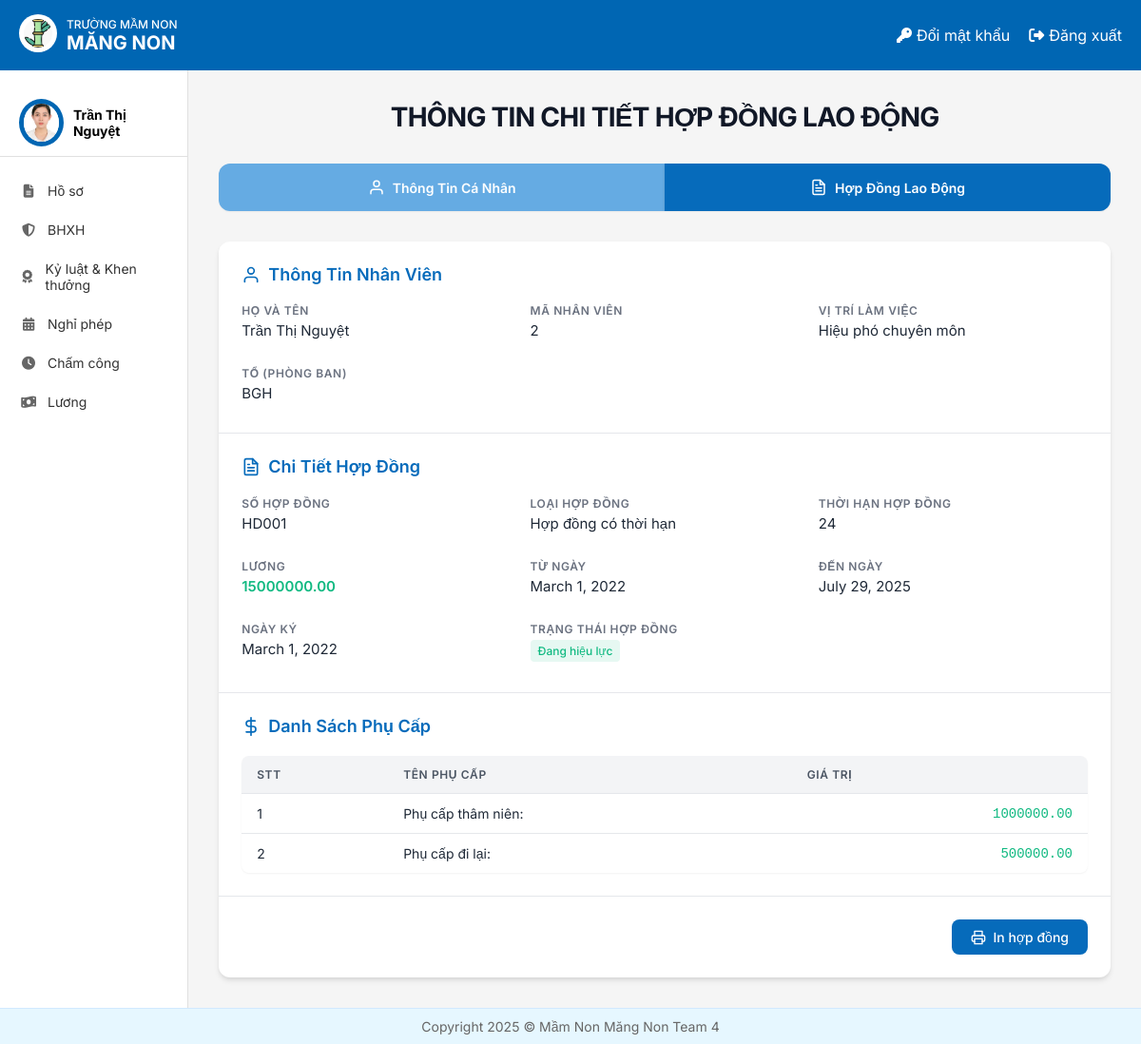
The page /nvhosochitietHDLD/ (signed in) on the database its author committed.
### HOME/models.py (models this page shows, shortened)
class NhanVien(models.Model):
 user = models.OneToOneField(User, on_delete=models.CASCADE, unique=True, null=False, related_name='nhanvien_home')
 ten_nv = models.CharField(max_length=100)
 anh_ca_nhan = models.ImageField(upload_to='nhanvien/', null=True, blank=True)
 gioi_tinh = models.CharField(max_length=10, choices=[('2', 'Nam'), ('1', 'Nữ')],default='1')
 ngay_sinh = models.DateField(null=True)
 vi_tri_cong_viec = models.CharField(max_length=100, blank=True, null=True)
 to_phong_ban = models.CharField(max_length=50, choices=TO_PHONG_BAN_CHOICES)
 trinh_do_hoc_van = models.CharField(max_length=50, choices=TRINH_DO_HOC_VAN_CHOICES)
 chuyen_nganh = models.CharField(max_length=100, null=True)
 noi_dao_tao = models.CharField(max_length=100)
 nam_tn = models.IntegerField(null=True)
 ngay_cap = models.DateField(null=True)
 noi_cap = models.CharField(max_length=100)
 dia_chi_tam_tru = models.TextField(null=True)
 chuc_vu = models.CharField(max_length=150, null=True)
 so_dien_thoai = models.CharField(
     max_length=10,
     unique=True)
 email = models.EmailField(unique=True, max_length=50, null=True)
 so_cccd = models.CharField(
     max_length=12,
     unique=True
 )
 phu_caps = models.ManyToManyField(PhuCap, through='PhuCapNhanVien',blank=True)
 class Meta:
     db_table = 'HOME_nhanvien'

class HopDongLaoDong(models.Model):
   nhan_vien = models.ForeignKey(NhanVien, on_delete=models.CASCADE)
   so_hop_dong = models.CharField(max_length=50)
   vi_tri_lam_viec = models.CharField(max_length=50, blank=False)
   to_phong_ban = models.CharField(max_length=50, blank=False)
   thoi_han_hop_dong = models.IntegerField(verbose_name='Thời hạn hợp đồng')
   loai_hop_dong = models.CharField(max_length=100, choices=[
       ('Hợp đồng thử việc', 'Hợp đồng thử việc'),
       ('Hợp đồng có thời hạn', 'Hợp đồng có thời hạn')], default='Hợp đồng thử việc')
   luong = models.DecimalField(max_digits=15, decimal_places=2, validators=[MinValueValidator(0)])
   ngay_ky = models.DateField()
   tu_ngay = models.DateField()
   den_ngay = models.DateField()
   TRANG_THAI_HOP_DONG_CHOICES = [
       ('Đang hiệu lực', 'Đang hiệu lực'),
       ('Sắp hết hạn', 'Sắp hết hạn'),
       ('Hết hiệu lực', 'Hết hiệu lực')
   ]
   trang_thai_hop_dong = models.CharField(max_length=50,
                                          choices=TRANG_THAI_HOP_DONG_CHOICES)

class PhuCapNhanVien(models.Model):
   nhan_vien = models.ForeignKey(NhanVien, on_delete=models.CASCADE)
   phu_cap = models.ForeignKey(PhuCap, on_delete=models.CASCADE)

class PhuCap(models.Model):
   ten_phu_cap = models.CharField(max_length=100)
   gia_tri = models.DecimalField(max_digits=10, decimal_places=2)

### HoSo/views.py (the view)
# urls.py: path('nvhosochitietHDLD/', nv_hosochitietHDLD, name="NVXemHoSoHDLD"),
@login_required
def nv_hosochitietHDLD(request):
    nhan_vien = get_object_or_404(NhanVien, user=request.user)
    hop_dong = HopDongLaoDong.objects.filter(nhan_vien=nhan_vien).first()
    phu_cap_nhan_vien_list = PhuCapNhanVien.objects.filter(nhan_vien=nhan_vien)
    context = {
        'nhan_vien': nhan_vien,
        'hop_dong': hop_dong,
        'phu_cap_nhan_vien_list': phu_cap_nhan_vien_list,
    }
    return render(request, 'HoSo/nv_hosochitietHDLD.html', context)

### templates/HoSo/nv_hosochitietHDLD.html (shortened to what this page needs)
{% extends "home.html" %}
{% load static %}
{% block page_background %}
<div class="contract-page">
  <div class="page-header">
    <h1 class="page-title">THÔNG TIN CHI TIẾT HỢP ĐỒNG LAO ĐỘNG</h1>
  </div>
  <div class="tab-navigation">
    <a href="{% url 'NVXemHoSo' %}" class="tab-link inactive">
      <svg class="tab-icon" viewBox="0 0 24 24" fill="none" stroke="currentColor" stroke-width="2" stroke-linecap="round" stroke-linejoin="round">
        <path d="M20 21v-2a4 4 0 0 0-4-4H8a4 4 0 0 0-4 4v2"></path>
        <circle cx="12" cy="7" r="4"></circle>
      </svg>
      Thông Tin Cá Nhân
    </a>
    <a href="{% url 'NVXemHoSoHDLD' %}" class="tab-link active">
      Hợp Đồng Lao Động
    </a>
  </div>
  <div class="contract-card">
    <div class="employee-info-section">
      <h3 class="section-title">
        <svg class="section-icon" viewBox="0 0 24 24" fill="none" stroke="currentColor" stroke-width="2" stroke-linecap="round" stroke-linejoin="round">
          <path d="M20 21v-2a4 4 0 0 0-4-4H8a4 4 0 0 0-4 4v2"></path>
          <circle cx="12" cy="7" r="4"></circle>
        </svg>
        Thông Tin Nhân Viên
      </h3>
      <div class="info-grid">
        <div class="info-field">
          <div class="field-label">Họ và tên</div>
          <div class="field-value">{{ nhan_vien.ten_nv }}</div>
        </div>
        <div class="info-field">
          <div class="field-label">Mã nhân viên</div>
          <div class="field-value">{{ nhan_vien.id }}</div>
        </div>
        <div class="info-field">
          <div class="field-label">Vị trí làm việc</div>
          <div class="field-value">{{ nhan_vien.vi_tri_cong_viec }}</div>
        </div>
        <div class="info-field">
          <div class="field-label">Tổ (Phòng ban)</div>
          <div class="field-value">{{ nhan_vien.to_phong_ban }}</div>
        </div>
      </div>
    </div>
    <div class="contract-details-section">
      <h3 class="section-title">
        Chi Tiết Hợp Đồng
      </h3>
      <div class="info-grid">
        <div class="info-field">
          <div class="field-label">Số hợp đồng</div>
          <div class="field-value">{{ hop_dong.so_hop_dong }}</div>
        </div>
        <div class="info-field">
          <div class="field-label">Loại hợp đồng</div>
          <div class="field-value">{{ hop_dong.loai_hop_dong }}</div>
        </div>
        <div class="info-field">
          <div class="field-label">Thời hạn hợp đồng</div>
          <div class="field-value">{{ hop_dong.thoi_han_hop_dong }}</div>
        </div>
        <div class="info-field">
          <div class="field-label">Lương</div>
          <div class="field-value salary">{{ hop_dong.luong }}</div>
        </div>
        <div class="info-field">
          <div class="field-label">Từ ngày</div>
          <div class="field-value">{{ hop_dong.tu_ngay }}</div>
        </div>
        <div class="info-field">
          <div class="field-label">Đến ngày</div>
          <div class="field-value">{{ hop_dong.den_ngay }}</div>
        </div>
        <div class="info-field">
          <div class="field-label">Ngày ký</div>
          <div class="field-value">{{ hop_dong.ngay_ky }}</div>
        </div>
        <div class="info-field">
          <div class="field-label">Trạng thái hợp đồng</div>
          <div class="field-value status">{{ hop_dong.trang_thai_hop_dong }}</div>
        </div>
      </div>
    </div>
    <div class="allowances-section">
      <h3 class="section-title">
        <svg class="section-icon" viewBox="0 0 24 24" fill="none" stroke="currentColor" stroke-width="2" stroke-linecap="round" stroke-linejoin="round">
          <line x1="12" y1="1" x2="12" y2="23"></line>
          <path d="M17 5H9.5a3.5 3.5 0 0 0 0 7h5a3.5 3.5 0 0 1 0 7H6"></path>
        </svg>
        Danh Sách Phụ Cấp
      </h3>
      <div class="table-container">
        <table class="allowances-table">
          <thead>
            <tr>
              <th>STT</th>
              <th>Tên phụ cấp</th>
              <th>Giá trị</th>
            </tr>
          </thead>
          <tbody>
            {% for phu_cap_nv in phu_cap_nhan_vien_list %}
            <tr>
              <td>{{ forloop.counter }}</td>
              <td>{{ phu_cap_nv.phu_cap.ten_phu_cap }}</td>
              <td class="amount">{{ phu_cap_nv.phu_cap.gia_tri|floatformat:2 }}</td>
            </tr>
            {% endfor %}
          </tbody>
        </table>
      </div>
    </div>
    <div class="actions-section">
      <button class="action-button print-button" onclick="window.print()">
        In hợp đồng
      </button>
    </div>
  </div>
</div>
<link rel="stylesheet" href="{% static 'css/HDLDnhanvien.css' %}">
{% endblock %}

### templates/home.html (shortened to what this page needs)
<!DOCTYPE html>
{% load static %}
<html lang="vi">
<head>
    <link rel="stylesheet" href="{% static 'css/style.css' %}">
    <link rel="stylesheet" href="https://cdnjs.cloudflare.com/ajax/libs/font-awesome/6.4.0/css/all.min.css">
</head>
<body>
    <div class="container">
        <header class="header">
            <div class="logo-container">
                <a href="{% url 'home' %}">
                    <img src="{% static 'images/logo.jpg' %}" alt="Logo" class="logo-img">
                </a>
                <div class="logo-text">
                    <div class="school-type">TRƯỜNG MẦM NON</div>
                    <div class="school-name"><b>MĂNG NON</b></div>
                </div>
            </div>
            <div class="header-actions">
                <a href="{% url 'change_password' %}" class="header-link">
                    <i class="fas fa-key"></i> Đổi mật khẩu
                </a>
                <a href="{% url 'logout' %}" class="header-link">
                    <i class="fas fa-sign-out-alt"></i> Đăng xuất
                </a>
            </div>
        </header>
        <div class="content">
            <aside class="sidebar">
                <div class="user-profile">
                    <div class="avatar">
                        <img src="{{ nhan_vien.anh_ca_nhan.url }}" alt="User Avatar">
                    </div>
                    <div class="user-info">
                        {% if request.user.is_authenticated %}
                            <div class="user-name">{{ nhan_vien.ten_nv }}</div>
                        {% endif %}
                    </div>
                </div>
                <nav class="sidebar-nav">
                    <a href="{% url 'Redirect_hoso_view' %}" class="nav-item"><i class="fas fa-file-alt"></i> Hồ sơ</a>
                    <a href="{% url 'redirectBHXH' %}" class="nav-item"><i class="fas fa-shield-alt"></i> BHXH</a>
                    <a href="{% url 'ky_luat_khen_thuong' %}" class="nav-item"><i class="fas fa-award"></i> Kỷ luật & Khen thưởng</a>
                    <a href="{% url 'DanhSachNP_redirect' %}" class="nav-item"><i class="fas fa-calendar-alt"></i> Nghỉ phép</a>
                    <a href="{% url 'cham_cong' %}" class="nav-item"><i class="fas fa-clock"></i> Chấm công</a>
                    <a href="{% url 'chuyen_huong_luong' %}" class="nav-item"><i class="fas fa-money-bill-wave"></i> Lương</a>
                </nav>
            </aside>
            {% block page_background %}{% endblock %}
        </div>
        <footer class="footer">
            <p>Copyright 2025 © Mầm Non Măng Non Team 4</p>
        </footer>
    </div>
</body>
</html>

### static/css/style.css (style rules this page uses)
* { margin: 0; padding: 0; box-sizing: border-box; font-family: 'Inter', sans-serif; }
body { background-color: #f5f5f5; }
.container { display: flex; flex-direction: column; min-height: 100vh; }
.header { background-color: #0066b3; color: white; padding: 15px 20px; display: flex; justify-content: space-between; align-items: center; }
.logo-container { display: flex; align-items: center; }
.logo-img { width: 40px; height: 40px; margin-right: 10px; background-color: white; border-radius: 50%; padding: 5px; }
.logo-text { display: flex; flex-direction: column; }
.school-type { font-size: 12px; font-weight: 500; }
.school-name { font-size: 20px; font-weight: bold; }
.header-actions { display: flex; gap: 20px; }
.header-link { color: white; text-decoration: none; display: flex; align-items: center; gap: 5px; }
.content { display: flex; flex: 1; }
.sidebar { width: 240px; background-color: white; border-right: 1px solid #e0e0e0; padding: 20px 0; }
.user-profile { display: flex; align-items: center; padding: 10px 20px; border-bottom: 1px solid #e0e0e0; margin-bottom: 15px; }
.avatar { width: 50px; height: 50px; border-radius: 50%; overflow: hidden; margin-right: 10px; border: 5px solid #0066b3; }
.avatar img { width: 100%; height: 100%; object-fit: cover; }
.user-info { display: flex; flex-direction: column; }
.user-name { font-weight: bold; font-size: 14px; }
.sidebar-nav { display: flex; flex-direction: column; }
.nav-item { padding: 12px 20px; color: #333; text-decoration: none; display: flex; align-items: center; gap: 10px; font-size: 14px; transition: background-color 0.2s; }
.nav-item i { width: 20px; text-align: center; color: #666; }
.footer { background-color: #e6f7ff; padding: 10px 20px; text-align: center; color: #666; font-size: 14px; border-top: 1px solid #d1e9ff; margin-top: auto; z-index: 2; }

### rows shown on the page
NhanVien: anh_ca_nhan (picture), ten_nv "Trần Thị Nguyệt", id "2", vi_tri_cong_viec "Hiệu phó chuyên môn", to_phong_ban "BGH"
HopDongLaoDong: so_hop_dong "HD001", loai_hop_dong "Hợp đồng có thời hạn", thoi_han_hop_dong "24", luong "15000000.00", tu_ngay "March 1, 2022", den_ngay "July 29, 2025", ngay_ky "March 1, 2022", trang_thai_hop_dong "Đang hiệu lực"
PhuCapNhanVien: phu_cap.ten_phu_cap "Phụ cấp thâm niên:", phu_cap.gia_tri "1000000.00"
PhuCapNhanVien: phu_cap.ten_phu_cap "Phụ cấp đi lại:", phu_cap.gia_tri "500000.00"
